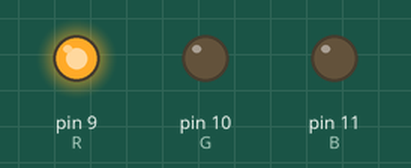
This sketch was run on a simulated Arduino Uno, built with avr-gcc and run on an emulated ATmega328P. Parts: output pins drawn as LEDs (lit = HIGH).

Above: at 0.5 s.
At 1.5 s:
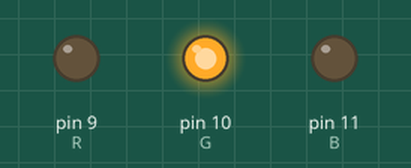
At 2.5 s:
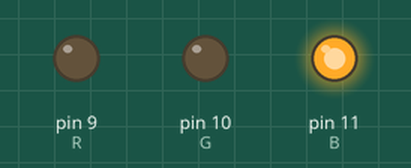
At 3.5 s:
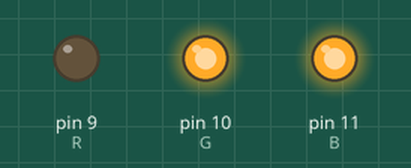
At 4.5 s:
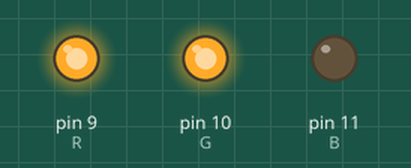
At 5.5 s:
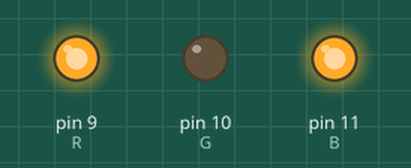
Timing chart, 0 to 7.8 s (numbered marks = the images above):
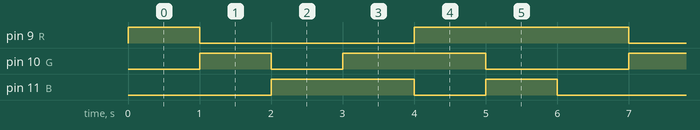

Measured:
- by itself, pin 9 (R): repeats every 6.0 s: LOW 3.0 s, HIGH 3.0 s
- by itself, pin 10 (G): repeats every 6.0 s: LOW 1.0 s, HIGH 2.0 s, LOW 2.0 s, HIGH 1.0 s
- by itself, pin 11 (B): repeats every 6.0 s: LOW 1.0 s, HIGH 1.0 s, LOW 2.0 s, HIGH 2.0 s

The sketch:

Lab1-2.ino
```cpp
int R = 9;
int G = 10;
int B = 11;

void setup() {
  // put your setup code here, to run once:
  pinMode(R, OUTPUT);
  pinMode(G, OUTPUT);
  pinMode(B, OUTPUT);
}

void loop() {
  // put your main code here, to run repeatedly:
  analogWrite(R, 255);
  analogWrite(G, 0);
  analogWrite(B, 0);
  delay(1000);
  analogWrite(R, 0);
  analogWrite(G, 255);
  analogWrite(B, 0);
  delay(1000);
  analogWrite(R, 0);
  analogWrite(G, 0);
  analogWrite(B, 255);
  delay(1000);
  analogWrite(R, 0);
  analogWrite(G, 255);
  analogWrite(B, 255);
  delay(1000);
  analogWrite(R, 255);
  analogWrite(G, 255);
  analogWrite(B, 0);
  delay(1000);
  analogWrite(R, 255);
  analogWrite(G, 0);
  analogWrite(B, 255);
  delay(1000);
  analogWrite(R, 255);
  analogWrite(G, 255);
  analogWrite(B, 255);
}
```
